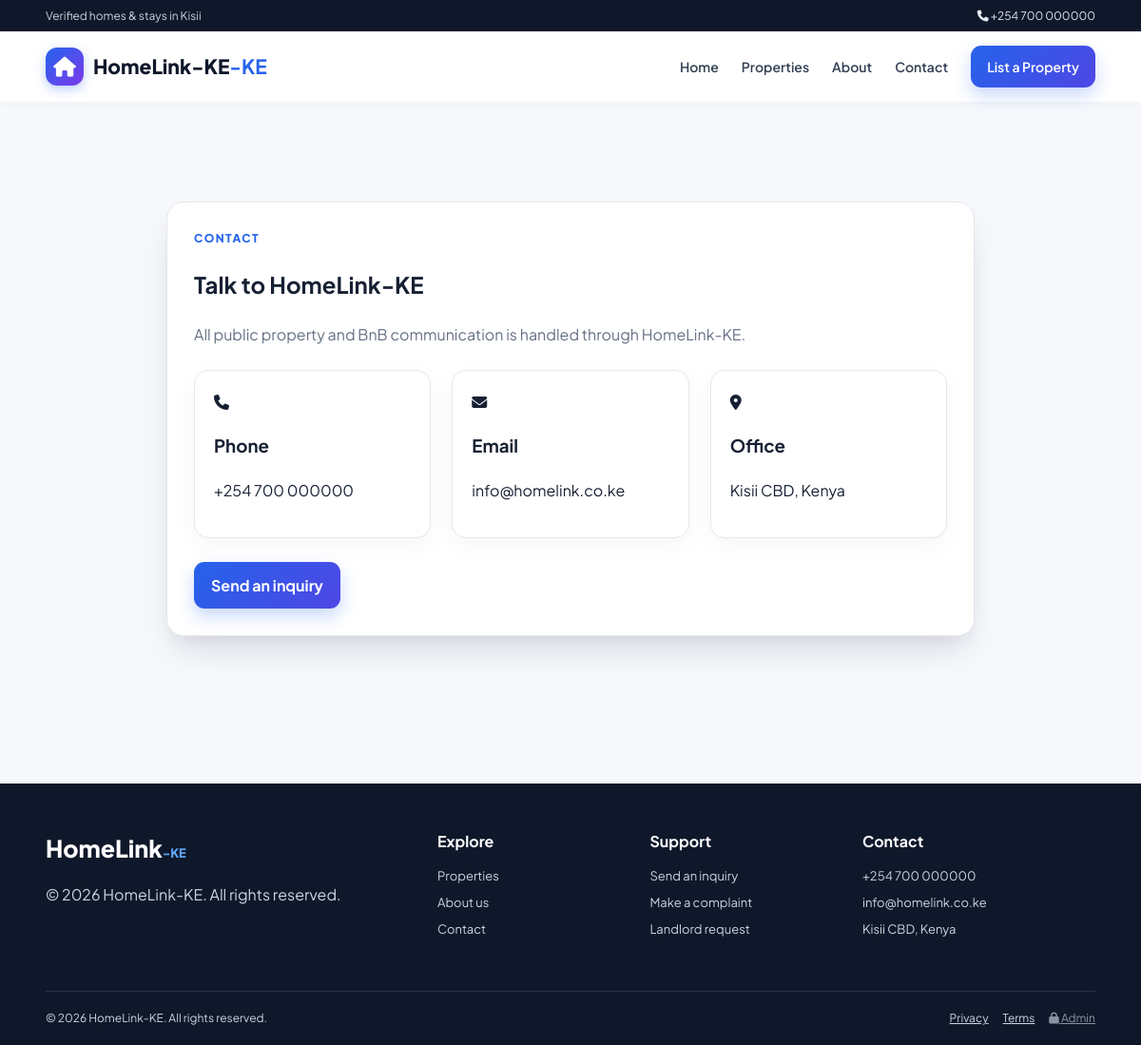
Screenshot of /HomeLink-KE/pages/contact.php with the database file from the repository.
### tables this page shows
CREATE TABLE `site_settings` (
  `id` int(11) NOT NULL DEFAULT 1,
  `site_name` varchar(150) NOT NULL DEFAULT 'HomeLink-KE',
  `site_logo` varchar(255) DEFAULT '',
  `contact_email` varchar(100) NOT NULL DEFAULT 'info@homelink.co.ke',
  `contact_phone` varchar(50) NOT NULL DEFAULT '+254 700 000000',
  `office_location` varchar(255) NOT NULL DEFAULT 'Kisii CBD, Kenya',
  `mpesa_paybill` varchar(50) DEFAULT '247247',
  `mpesa_account` varchar(100) DEFAULT 'HomeLink',
  `viewing_fee` decimal(10,2) DEFAULT 1000.00,
  `maintenance_mode` tinyint(1) DEFAULT 0,
  `footer_text` varchar(255) DEFAULT '© 2026 HomeLink-KE. All rights reserved.',
  `updated_at` timestamp NOT NULL DEFAULT current_timestamp() ON UPDATE current_timestamp(),
  `facebook_link` varchar(255) DEFAULT '',
  `twitter_link` varchar(255) DEFAULT '',
  `whatsapp_number` varchar(50) DEFAULT '',
  `instagram_link` varchar(255) DEFAULT '',
  `site_tagline` varchar(100) DEFAULT '-KE',
  `contact_location` varchar(255) DEFAULT 'Kisii CBD, Kenya'
);

### HomeLink-KE/includes/auth.php (called while the page is built, shortened)
<?php
function appBaseUrl(): string {
    return '/HomeLink-KE';
}

### HomeLink-KE/includes/functions.php (called while the page is built, shortened)
<?php
require_once __DIR__ . '/auth.php';
require_once __DIR__ . '/../config/database.php';
function e(?string $value): string {
    return htmlspecialchars((string)$value, ENT_QUOTES, 'UTF-8');
}
function assetUrl(string $path): string {
    $path = trim(str_replace('\\', '/', $path));
    $path = preg_replace('~^\.\./+~', '', $path);
    $path = ltrim($path, '/');
    return appBaseUrl() . '/' . $path;
}
function getSiteSettings(?mysqli $conn = null): array {
    $defaults = [
        'site_name' => 'HomeLink-KE',
        'site_tagline' => '-KE',
        'site_logo' => '',
        'contact_phone' => '+254 712 345 678',
        'contact_email' => 'info@homelink.co.ke',
        'contact_location' => 'Kisii CBD, Kenya',
        'office_location' => 'Kisii CBD, Kenya',
        'whatsapp_number' => '',
        'facebook_link' => '',
        'twitter_link' => '',
        'instagram_link' => '',
        'viewing_fee' => 1000,
        'maintenance_mode' => 0,
        'footer_text' => '© 2026 HomeLink-KE. All rights reserved.'
    ];
    try {
        $conn ??= getDBConnection();
        $res = $conn->query("SELECT * FROM site_settings WHERE id=1 LIMIT 1");
        if ($res && ($row = $res->fetch_assoc())) {
            return array_merge($defaults, $row);
        }
    } catch (Throwable $e) {}
    return $defaults;
}

### HomeLink-KE/config/database.php (called while the page is built, shortened)
<?php
function getDBConnection(): mysqli {
    $conn = new mysqli(DB_HOST, DB_USER, DB_PASS, DB_NAME);
    $conn->set_charset('utf8mb4');
    return $conn;
}

### HomeLink-KE/pages/contact.php (the view, shortened to what this page needs)
<?php
require_once __DIR__ . '/../config/database.php';
require_once __DIR__ . '/../includes/functions.php';
$settings = getSiteSettings(getDBConnection());
require __DIR__ . '/../includes/header.php';
?>
<section class="section">
    <div class="container">
        <div class="form-wrap" style="max-width:850px">
            <div class="kicker">CONTACT</div>
            <h1>Talk to HomeLink-KE</h1>
            <p class="muted">All public property and BnB communication is handled through HomeLink-KE.</p>
            <div class="property-grid" style="margin-top:25px">
                <div class="admin-card">
                    <i class="fa-solid fa-phone"></i>
                    <h3>Phone</h3>
                    <p><?= e($settings['contact_phone']) ?></p>
                </div>
                <div class="admin-card">
                    <i class="fa-solid fa-envelope"></i>
                    <h3>Email</h3>
                    <p><?= e($settings['contact_email']) ?></p>
                </div>
                <div class="admin-card">
                    <i class="fa-solid fa-location-dot"></i>
                    <h3>Office</h3>
                    <p><?= e($settings['office_location']) ?></p>
                </div>
            </div>
            <div style="margin-top:25px">
                <a class="btn btn-primary" href="<?= appBaseUrl() ?>/forms/inquiry.php">Send an inquiry</a>
            </div>
        </div>
    </div>
</section>
<?php require __DIR__ . '/../includes/footer.php'; ?>

### HomeLink-KE/includes/header.php (shortened to what this page needs)
<?php
require_once __DIR__ . '/functions.php';
$settings = $settings ?? getSiteSettings();
$siteName = $settings['site_name'] ?? 'HomeLink-KE';
$tagline = $settings['site_tagline'] ?? '-KE';
$logo = assetUrl((string)($settings['site_logo'] ?? ''));
$current = basename($_SERVER['PHP_SELF'] ?? 'index.php');
?>
<!doctype html>
<html lang="en">
<head>
    <link rel="stylesheet" href="https://cdnjs.cloudflare.com/ajax/libs/font-awesome/6.5.2/css/all.min.css">
    <link rel="stylesheet" href="<?= appBaseUrl() ?>/assets/folder/style.css">
</head>
<body>
    <header class="site-header">
        <div class="topbar">
            <div>Verified homes & stays in Kisii</div>
            <div class="top-contact">
                <?php if (!empty($settings['contact_phone'])): ?>
                    <a href="tel:<?= e($settings['contact_phone']) ?>">
                        <i class="fa-solid fa-phone"></i> <?= e($settings['contact_phone']) ?>
                    </a>
                <?php endif; ?>
            </div>
        </div>
        <nav class="navbar container">
            <a class="brand" href="<?= appBaseUrl() ?>/index.php">
                <?php if ($logo && file_exists(__DIR__ . '/../' . ltrim((string)$settings['site_logo'], './'))): ?>
                    <img src="<?= $logo ?>" alt="<?= e($siteName) ?> logo">
                <?php else: ?>
                    <span class="brand-mark"><i class="fa-solid fa-house"></i></span>
                <?php endif; ?>
                <span><?= e($siteName) ?><b><?= e($tagline) ?></b></span>
            </a>
            <div class="nav-links">
                <a class="<?= ($current === 'index.php' ? 'active' : '') ?>" href="<?= appBaseUrl() ?>/index.php">Home</a>
                <a href="<?= appBaseUrl() ?>/properties/index.php">Properties</a>
                <a href="<?= appBaseUrl() ?>/pages/about.php">About</a>
                <a href="<?= appBaseUrl() ?>/pages/contact.php">Contact</a>
                <a class="nav-cta" href="<?= appBaseUrl() ?>/forms/landlord-request.php">List a Property</a>
            </div>
        </nav>
    </header>
    <main>

### HomeLink-KE/includes/footer.php (shortened to what this page needs)
<?php
$settings = $settings ?? getSiteSettings();
$flash = getFlash();?>
</main>
<footer class="site-footer">
    <div class="container footer-grid">
        <div>
            <div class="footer-brand">HomeLink<span>-KE</span></div>
            <p><?= e($settings['footer_text'] ?? 'Connecting clients to verified homes and stays.') ?></p>
        </div>
        <div>
            <h4>Explore</h4>
            <a href="<?= appBaseUrl() ?>/properties/index.php">Properties</a>
            <a href="<?= appBaseUrl() ?>/pages/about.php">About us</a>
            <a href="<?= appBaseUrl() ?>/pages/contact.php">Contact</a>
        </div>
        <div>
            <h4>Support</h4>
            <a href="<?= appBaseUrl() ?>/forms/inquiry.php">Send an inquiry</a>
            <a href="<?= appBaseUrl() ?>/forms/complaint.php">Make a complaint</a>            <a href="<?= appBaseUrl() ?>/forms/landlord-request.php">Landlord request</a>        </div>
        <div>
            <h4>Contact</h4>
            <?php if (!empty($settings['contact_phone'])): ?>
                <a href="tel:<?= e($settings['contact_phone']) ?>"><?= e($settings['contact_phone']) ?></a>
            <?php endif; ?>
            <?php if (!empty($settings['contact_email'])): ?>
                <a href="mailto:<?= e($settings['contact_email']) ?>"><?= e($settings['contact_email']) ?></a>
            <?php endif; ?>
            <span><?= e($settings['office_location'] ?? $settings['contact_location'] ?? 'Kisii CBD, Kenya') ?></span>
        </div>
    </div>
    <div class="footer-bottom container">
        <span>© <?= date('Y') ?> HomeLink-KE. All rights reserved.</span>
        <div>
            <a href="<?= appBaseUrl() ?>/pages/privacy.php">Privacy</a>
            <a href="<?= appBaseUrl() ?>/pages/terms.php">Terms</a>
            <a class="admin-footer-link" href="<?= appBaseUrl() ?>/admin/login.php">                <i class="fa-solid fa-lock"></i> Admin
            </a>
        </div>
    </div>
</footer>
</body>
</html>

### HomeLink-KE/assets/folder/style.css (style rules this page uses)
:root { --primary: #2563eb; --primary-dark: #1d4ed8; --secondary: #0f172a; --accent: #10b981; --bg: #f6f8fc; --card: #ffffff; --text: #172033; --muted: #667085; --border: #e5e7eb; --danger: #dc2626; --warning: #b45309; --shadow: 0 16px 40px rgba(15, 23, 42, 0.08); --shadow-3d: 0 20px 35px -10px rgba(15, 23, 42, 0.15), 0 10px 15px -5px rgba(0, 0, 0, 0.04); --radius: 18px; --transition: all 0.3s cubic-bezier(0.16, 1, 0.3, 1); --touch-target: 44px; }
* { box-sizing: border-box; -webkit-tap-highlight-color: transparent; }
html { scroll-behavior: smooth; }
body { margin: 0; background: var(--bg); color: var(--text); font-family: 'Plus Jakarta Sans', Arial, sans-serif; line-height: 1.6; overflow-x: hidden; }
a { color: inherit; }
main { min-height: 60vh; }
.container { width: min(1180px, 92%); margin: auto; }
.topbar { background: var(--secondary); color: #cbd5e1; display: flex; justify-content: space-between; gap: 20px; padding: 7px 4%; font-size: 12px; }
.top-contact a { color: #e2e8f0; text-decoration: none; }
.site-header { background: #ffffff; position: sticky; top: 0; z-index: 1000; box-shadow: 0 2px 10px rgba(0, 0, 0, 0.03); }
.navbar { min-height: 74px; display: flex; align-items: center; justify-content: space-between; gap: 25px; }
.brand { display: flex; align-items: center; gap: 10px; text-decoration: none; font-size: 21px; font-weight: 800; color: var(--secondary); }
.brand b { color: var(--primary); }
.brand-mark { width: 40px; height: 40px; border-radius: 12px; background: linear-gradient(135deg, var(--primary), #7c3aed); color: #ffffff; display: grid; place-items: center; box-shadow: 0 4px 12px rgba(37, 99, 235, 0.3); }
.nav-links { display: flex; align-items: center; gap: 24px; }
.nav-links a { text-decoration: none; font-weight: 600; font-size: 14px; color: #344054; transition: var(--transition); }
.nav-cta, .btn-primary { background: linear-gradient(135deg, var(--primary), #4f46e5) !important; color: #ffffff !important; padding: 11px 17px; border-radius: 11px; box-shadow: 0 8px 18px rgba(37, 99, 235, 0.25); transition: var(--transition); min-height: var(--touch-target); }
.btn { display: inline-flex; align-items: center; justify-content: center; gap: 8px; border: 0; border-radius: 11px; padding: 12px 18px; text-decoration: none; font-weight: 700; cursor: pointer; transition: var(--transition); perspective: 500px; min-height: var(--touch-target); }
.section { padding: 55px 0; }
.property-grid { display: grid; grid-template-columns: repeat(3, minmax(0, 1fr)); gap: 22px; perspective: 1000px; }
.muted { color: var(--muted); }
.form-wrap { max-width: 760px; margin: 50px auto; padding: 28px; background: #ffffff; border: 1px solid var(--border); border-radius: var(--radius); box-shadow: var(--shadow-3d); transition: var(--transition); }
.site-footer { background: #0f172a; color: #cbd5e1; margin-top: 50px; }
.footer-grid { display: grid; grid-template-columns: 2fr 1fr 1fr 1.3fr; gap: 35px; padding: 48px 0; }
.footer-grid h4 { color: #ffffff; margin: 0 0 13px; }
.footer-grid a, .footer-grid span { display: block; text-decoration: none; margin: 7px 0; font-size: 13px; transition: var(--transition); }
.footer-brand { font-size: 25px; font-weight: 800; color: #ffffff; }
.footer-brand span { display: inline; color: #60a5fa; }
.footer-bottom { border-top: 1px solid #263247; padding: 18px 0; display: flex; justify-content: space-between; gap: 15px; font-size: 12px; }
.footer-bottom div { display: flex; gap: 15px; }
.admin-footer-link { opacity: 0.65; }
.admin-card { background: #ffffff; border: 1px solid var(--border); border-radius: 15px; padding: 20px; box-shadow: 0 7px 25px rgba(15, 23, 42, 0.04); }
.kicker { font-size: 12px; text-transform: uppercase; letter-spacing: 0.12em; color: var(--primary); font-weight: 800; }

### rows the page displays
site_settings: contact_phone "+254 700 000000", site_name "HomeLink-KE", site_tagline "-KE", contact_email "info@homelink.co.ke", office_location "Kisii CBD, Kenya", footer_text "© 2026 HomeLink-KE. All rights reserved."
